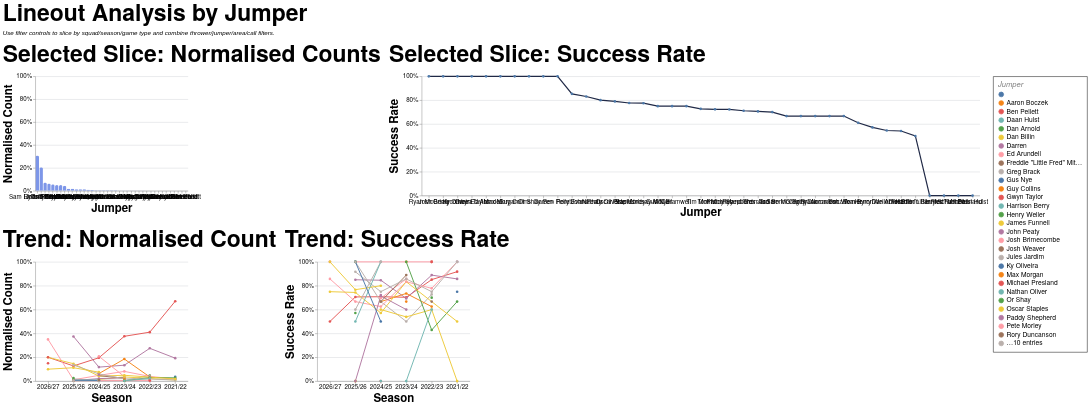

Write a Vega-Lite specification for this figure.
### Vega-Lite specification from a JSON file in a GitHub repository (floating-point values rounded to 4 significant figures; data arrays with more than 128 entries replaced by an {"elided": "..."} marker saying what was removed)
{"config": {"axis": {"labelFont": "PT Sans Narrow, Helvetica Neue, Helvetica, Arial, sans-serif", "titleFont": "PT Sans Narrow, Helvetica Neue, Helvetica, Arial, sans-serif", "labelFontSize": 13, "titleFontSize": 24, "gridColor": "#202947", "gridOpacity": 0.2, "zindex": 1}, "text": {"font": "Lato, sans-serif"}, "bar": {"cornerRadiusEnd": 5}, "header": {"labelFont": "PT Sans Narrow, Helvetica Neue, Helvetica, Arial, sans-serif", "titleFont": "PT Sans Narrow, Helvetica Neue, Helvetica, Arial, sans-serif", "labelFontSize": 24, "titleFontSize": 28, "labelFontWeight": "bold", "orient": "left"}, "legend": {"labelFont": "PT Sans Narrow, Helvetica Neue, Helvetica, Arial, sans-serif", "titleFont": "PT Sans Narrow, Helvetica Neue, Helvetica, Arial, sans-serif", "labelFontSize": 14, "titleFontSize": 16, "titlePadding": 5, "fillColor": "white", "strokeColor": "black", "padding": 10, "titleFontWeight": "lighter", "titleFontStyle": "italic", "titleColor": "gray", "offset": 10}, "title": {"font": "PT Sans Narrow, Helvetica Neue, Helvetica, Arial, sans-serif", "fontSize": 48, "fontWeight": "bold", "anchor": "start", "align": "center", "titlePadding": 20, "subtitlePadding": 10, "subtitleFontSize": 13, "subtitleColor": "", "subtitleFontStyle": "italic", "offset": 15, "color": "black"}, "axisX": {"labelAngle": 0}, "facet": {"title": null, "header": null, "align": {"row": "each", "column": "each"}, "spacing": 10}, "resolve": {"scale": {"y": "independent", "facet": "independent"}}, "background": "transparent", "scale": {"offsetBandPaddingOuter": 0.2, "offsetBandPaddingInner": 0.1}, "view": {"stroke": null, "background": "transparent"}}, "vconcat": [{"hconcat": [{"mark": {"type": "bar", "color": "#7d96e8"}, "encoding": {"tooltip": [{"field": "jumper", "title": "Jumper", "type": "nominal"}, {"field": "attempts", "format": ",.0f", "title": "Lineouts", "type": "quantitative"}, {"field": "share", "format": ".1%", "title": "Normalised Count", "type": "quantitative"}], "x": {"field": "jumper", "sort": "-y", "title": "Jumper", "type": "nominal"}, "y": {"axis": {"format": "%"}, "field": "share", "scale": {"domain": [0, 1]}, "title": "Normalised Count", "type": "quantitative"}}, "height": 240, "title": "Selected Slice: Normalised Counts", "transform": [{"filter": "(loSquad == 'All' || datum.squad == loSquad) && (loGameType == 'All' || (loGameType == 'League + Cup' && (datum.game_type == 'League' || datum.game_type == 'Cup')) || (loGameType == 'League only' && datum.game_type == 'League') || datum.game_type == loGameType) && (loOpposition == 'All' || datum.opposition == loOpposition) && (loThrower == 'All' || datum.thrower == loThrower) && (loJumper == 'All' || datum.jumper == loJumper) && (loArea == 'All' || datum.area == loArea) && (loNumbers == 'All' || datum.numbers == loNumbers) && (loCall == 'All' || datum.call == loCall) && (loCallType == 'All' || datum.call_type == loCallType)"}, {"filter": "(loSeason == 'All' || datum.season == loSeason)"}, {"aggregate": [{"op": "count", "as": "attempts"}, {"op": "sum", "field": "won", "as": "won"}], "groupby": ["jumper"]}, {"joinaggregate": [{"op": "sum", "field": "attempts", "as": "total_attempts"}]}, {"calculate": "datum.attempts / datum.total_attempts", "as": "share"}, {"calculate": "datum.won / datum.attempts", "as": "success_rate"}], "width": 320}, {"mark": {"type": "line", "color": "#202946", "point": true, "strokeWidth": 2.5}, "encoding": {"tooltip": [{"field": "jumper", "title": "Jumper", "type": "nominal"}, {"field": "won", "format": ",.0f", "title": "Won", "type": "quantitative"}, {"field": "attempts", "format": ",.0f", "title": "Lineouts", "type": "quantitative"}, {"field": "success_rate", "format": ".1%", "title": "Success Rate", "type": "quantitative"}], "x": {"field": "jumper", "sort": "-y", "title": "Jumper", "type": "nominal"}, "y": {"axis": {"format": "%"}, "field": "success_rate", "scale": {"domain": [0, 1]}, "title": "Success Rate", "type": "quantitative"}}, "height": 250, "title": "Selected Slice: Success Rate", "transform": [{"filter": "(loSquad == 'All' || datum.squad == loSquad) && (loGameType == 'All' || (loGameType == 'League + Cup' && (datum.game_type == 'League' || datum.game_type == 'Cup')) || (loGameType == 'League only' && datum.game_type == 'League') || datum.game_type == loGameType) && (loOpposition == 'All' || datum.opposition == loOpposition) && (loThrower == 'All' || datum.thrower == loThrower) && (loJumper == 'All' || datum.jumper == loJumper) && (loArea == 'All' || datum.area == loArea) && (loNumbers == 'All' || datum.numbers == loNumbers) && (loCall == 'All' || datum.call == loCall) && (loCallType == 'All' || datum.call_type == loCallType)"}, {"filter": "(loSeason == 'All' || datum.season == loSeason)"}, {"aggregate": [{"op": "count", "as": "attempts"}, {"op": "sum", "field": "won", "as": "won"}], "groupby": ["jumper"]}, {"joinaggregate": [{"op": "sum", "field": "attempts", "as": "total_attempts"}]}, {"calculate": "datum.attempts / datum.total_attempts", "as": "share"}, {"calculate": "datum.won / datum.attempts", "as": "success_rate"}], "width": {"step": 30}}], "spacing": 16}, {"hconcat": [{"mark": {"type": "line", "point": true, "strokeWidth": 2}, "encoding": {"color": {"field": "jumper", "title": "Jumper", "type": "nominal"}, "tooltip": [{"field": "season", "title": "Season", "type": "nominal"}, {"field": "jumper", "title": "Jumper", "type": "nominal"}, {"field": "attempts", "format": ",.0f", "title": "Lineouts", "type": "quantitative"}, {"field": "norm_count", "format": ".1%", "title": "Normalised Count", "type": "quantitative"}], "x": {"field": "season", "sort": "-x", "title": "Season", "type": "nominal"}, "y": {"axis": {"format": "%"}, "field": "norm_count", "scale": {"domain": [0, 1]}, "title": "Normalised Count", "type": "quantitative"}}, "height": 250, "title": "Trend: Normalised Count", "transform": [{"filter": "(loSquad == 'All' || datum.squad == loSquad) && (loGameType == 'All' || (loGameType == 'League + Cup' && (datum.game_type == 'League' || datum.game_type == 'Cup')) || (loGameType == 'League only' && datum.game_type == 'League') || datum.game_type == loGameType) && (loOpposition == 'All' || datum.opposition == loOpposition) && (loThrower == 'All' || datum.thrower == loThrower) && (loJumper == 'All' || datum.jumper == loJumper) && (loArea == 'All' || datum.area == loArea) && (loNumbers == 'All' || datum.numbers == loNumbers) && (loCall == 'All' || datum.call == loCall) && (loCallType == 'All' || datum.call_type == loCallType)"}, {"aggregate": [{"op": "count", "as": "attempts"}, {"op": "sum", "field": "won", "as": "won"}], "groupby": ["season", "jumper"]}, {"joinaggregate": [{"op": "sum", "field": "attempts", "as": "season_attempts"}], "groupby": ["season"]}, {"calculate": "datum.attempts / datum.season_attempts", "as": "norm_count"}, {"calculate": "datum.won / datum.attempts", "as": "success_rate"}], "width": 320}, {"mark": {"type": "line", "point": true, "strokeWidth": 2}, "encoding": {"color": {"field": "jumper", "title": "Jumper", "type": "nominal"}, "tooltip": [{"field": "season", "title": "Season", "type": "nominal"}, {"field": "jumper", "title": "Jumper", "type": "nominal"}, {"field": "won", "format": ",.0f", "title": "Won", "type": "quantitative"}, {"field": "attempts", "format": ",.0f", "title": "Lineouts", "type": "quantitative"}, {"field": "success_rate", "format": ".1%", "title": "Success Rate", "type": "quantitative"}], "x": {"field": "season", "sort": "-x", "title": "Season", "type": "nominal"}, "y": {"axis": {"format": "%"}, "field": "success_rate", "scale": {"domain": [0, 1]}, "title": "Success Rate", "type": "quantitative"}}, "height": 250, "title": "Trend: Success Rate", "transform": [{"filter": "(loSquad == 'All' || datum.squad == loSquad) && (loGameType == 'All' || (loGameType == 'League + Cup' && (datum.game_type == 'League' || datum.game_type == 'Cup')) || (loGameType == 'League only' && datum.game_type == 'League') || datum.game_type == loGameType) && (loOpposition == 'All' || datum.opposition == loOpposition) && (loThrower == 'All' || datum.thrower == loThrower) && (loJumper == 'All' || datum.jumper == loJumper) && (loArea == 'All' || datum.area == loArea) && (loNumbers == 'All' || datum.numbers == loNumbers) && (loCall == 'All' || datum.call == loCall) && (loCallType == 'All' || datum.call_type == loCallType)"}, {"aggregate": [{"op": "count", "as": "attempts"}, {"op": "sum", "field": "won", "as": "won"}], "groupby": ["season", "jumper"]}, {"joinaggregate": [{"op": "sum", "field": "attempts", "as": "season_attempts"}], "groupby": ["season"]}, {"calculate": "datum.attempts / datum.season_attempts", "as": "norm_count"}, {"calculate": "datum.won / datum.attempts", "as": "success_rate"}], "width": 320}], "spacing": 16}], "data": {"name": "data-27e2b76d268da6db3c23f84555fc2fd9"}, "params": [{"name": "loSquad", "value": "All"}, {"name": "loSeason", "value": "All"}, {"name": "loGameType", "value": "All"}, {"name": "loOpposition", "value": "All"}, {"name": "loThrower", "value": "All"}, {"name": "loJumper", "value": "All"}, {"name": "loArea", "value": "All"}, {"name": "loNumbers", "value": "All"}, {"name": "loCall", "value": "All"}, {"name": "loCallType", "value": "All"}], "spacing": 22, "title": {"text": "Lineout Analysis by Jumper", "subtitle": "Use filter controls to slice by squad/season/game type and combine thrower/jumper/area/call filters."}, "$schema": "https://vega.github.io/schema/vega-lite/v5.20.1.json", "datasets": {"data-27e2b76d268da6db3c23f84555fc2fd9": {"elided": "1324 records"}}}
